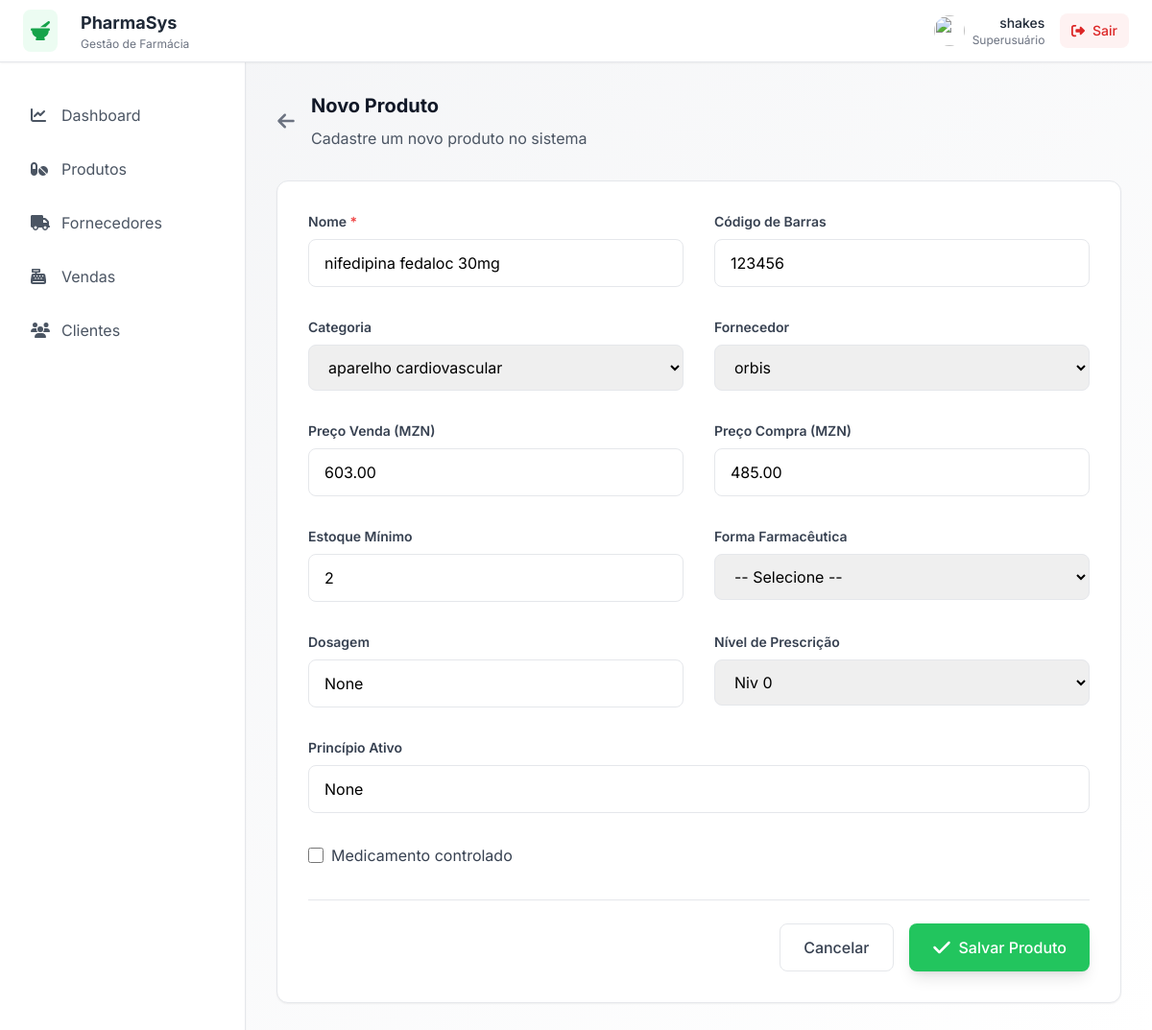
Screenshot of /productos/1/editar/ (signed in) with the database file from the repository.
### productos/models.py (models this page shows, shortened)
class Produto(models.Model):
    nome = models.CharField(max_length=100)
    categoria = models.ForeignKey(Categoria, on_delete=models.SET_NULL, null=True)
    fornecedor = models.ForeignKey(Fornecedor, on_delete=models.SET_NULL, null=True)
    codigo_barras = models.CharField(max_length=50, unique=True, null=True, blank=True)
    preco_venda = models.DecimalField(max_digits=10, decimal_places=2)
    preco_compra = models.DecimalField(max_digits=10, decimal_places=2)
    estoque_minimo = models.PositiveIntegerField(default=10)
    FORMA_FARMACEUTICA_CHOICES = [
        ('comprimido', 'Comprimido'),
        ('capsula', 'Cápsula'),
        ('xarope', 'Xarope'),
        ('injecao', 'Injetável'),
        ('pomada', 'Pomada'),
        ('supositorio', 'Supositório'),
        ('spray', 'Spray'),
        ('outro', 'Outro'),
    ]
    forma_farmaceutica = models.CharField(
        max_length=50,
        choices=FORMA_FARMACEUTICA_CHOICES,
        blank=True,
        null=True
    )
    dosagem = models.CharField(max_length=50, blank=True, null=True)
    NIVEL_PRESCRICAO_CHOICES = [
        ('niv0', 'Niv 0'),
        ('niv1', 'Niv 1'),
        ('niv2', 'Niv 2'),
        ('niv3', 'Niv 3'),
        ('niv4', 'Niv 4'),
    ]
    nivel_prescricao = models.CharField(
        max_length=50,
        choices=NIVEL_PRESCRICAO_CHOICES,
        default='niv0',
        blank=True,
        null=True
    )
    principio_ativo = models.CharField(max_length=100, blank=True, null=True)
    controlado = models.BooleanField(default=False)  # Só relevante se for medicamento

### productos/views.py (the view, shortened to what this page needs)
# urls.py: path("<int:producto_id>/editar/", views.editar_producto, name="editar_producto"),
@login_required
def editar_producto(request, producto_id):
    producto = get_object_or_404(Produto, pk=producto_id)
    categorias = Categoria.objects.all()
    fornecedores = Fornecedor.objects.all()
    context = {'producto': producto,
               "categorias": categorias,
               "fornecedores": fornecedores
               }
    return render(request, 'productos/novo_produto.html', context)

### core/context_processors.py (called while the page is built)
def request_is_secure(request):
    return {'is_secure': request.is_secure()}

### productos/templates/productos/novo_produto.html (shortened to what this page needs)
{% extends 'main.html' %}
{% block content %}
    {% include 'navbar.html' %}
    <div class="flex-1 ml-64 p-8" id="main-content">
            <div class="mb-8" id="page-header">
                <div class="flex items-center mb-4">
                    <button onclick="window.history.back()"
                            class="text-gray-500 hover:text-gray-700 mr-4 transition-colors">
                        <i class="text-lg">
                            <svg aria-hidden="true" class="w-5 h-5" viewBox="0 0 448 512">
                                <path d="M9.4 233.4c-12.5 12.5-12.5 32.8
                            0 45.3l160 160c12.5 12.5 32.8 12.5
                            45.3 0s12.5-32.8 0-45.3L109.2
                            288H416c17.7 0 32-14.3
                            32-32s-14.3-32-32-32H109.2l105.5-105.4c12.5-12.5
                            12.5-32.8 0-45.3s-32.8-12.5-45.3
                            0l-160 160z" fill="currentColor"/>
                            </svg>
                        </i>
                    </button>
                    <div>
                        <h2 class="text-xl font-bold text-gray-900 mb-2">Novo Produto</h2>
                        <p class="text-gray-600">Cadastre um novo produto no sistema</p>
                    </div>
                </div>
            </div>
            <div class="bg-white rounded-xl shadow-sm border border-pharmacy-gray p-8">
                <form method="post" enctype="multipart/form-data">
                    <div class="grid grid-cols-1 lg:grid-cols-2 gap-8">
                        <div>
                            <label class="block text-sm font-semibold text-gray-700 mb-2">Nome <span
                                    class="text-red-500">*</span></label>
                            <input type="text" name="nome" required value="{{ producto.nome }}"
                                   class="w-full px-4 py-3 border rounded-lg border-pharmacy-gray focus:ring-2 focus:ring-pharmacy-green focus:outline-none">
                        </div>
                        <div>
                            <label class="block text-sm font-semibold text-gray-700 mb-2">Código de Barras </label>
                            <input type="text" name="codigo_barras" required value="{{ producto.codigo_barras }}"
                                   class="w-full px-4 py-3 border rounded-lg border-pharmacy-gray focus:ring-2 focus:ring-pharmacy-green focus:outline-none">
                        </div>
                        <div>
                            <label class="block text-sm font-semibold text-gray-700 mb-2">Categoria</label>
                            <select name="categoria"
                                    class="w-full px-4 py-3 border rounded-lg border-pharmacy-gray focus:ring-2 focus:ring-pharmacy-green focus:outline-none">
                                {% for categoria in categorias %}
                                    <option value="{{ categoria.id }}">{{ categoria.nome }}</option>
                                {% endfor %}
                            </select>
                        </div>
                        <div>
                            <label class="block text-sm font-semibold text-gray-700 mb-2">Fornecedor</label>
                            <select name="fornecedor"
                                    class="w-full px-4 py-3 border rounded-lg border-pharmacy-gray focus:ring-2 focus:ring-pharmacy-green focus:outline-none">
                                {% for fornecedor in fornecedores %}
                                    <option value="{{ fornecedor.id }}">{{ fornecedor.nome }}</option>
                                {% endfor %}
                            </select>
                        </div>
                        <div>
                            <label class="block text-sm font-semibold text-gray-700 mb-2">Preço Venda (MZN)</label>
                            <input type="number" step="0.01" name="preco_venda" value="{{ producto.preco_venda }}"
                                   class="w-full px-4 py-3 border rounded-lg border-pharmacy-gray focus:ring-2 focus:ring-pharmacy-green focus:outline-none">
                        </div>
                        <div>
                            <label class="block text-sm font-semibold text-gray-700 mb-2">Preço Compra (MZN)</label>
                            <input type="number" step="0.01" name="preco_compra" value="{{ producto.preco_compra }}"
                                   class="w-full px-4 py-3 border rounded-lg border-pharmacy-gray focus:ring-2 focus:ring-pharmacy-green focus:outline-none">
                        </div>
                        <div>
                            <label class="block text-sm font-semibold text-gray-700 mb-2">Estoque Mínimo</label>
                            <input type="number" name="estoque_minimo" value="{{ producto.estoque_minimo }}"
                                   class="w-full px-4 py-3 border rounded-lg border-pharmacy-gray focus:ring-2 focus:ring-pharmacy-green focus:outline-none">
                        </div>
                        <div>
                            <label class="block text-sm font-semibold text-gray-700 mb-2">Forma Farmacêutica</label>
                            <select name="forma_farmaceutica"
                                    class="w-full px-4 py-3 border rounded-lg border-pharmacy-gray focus:ring-2 focus:ring-pharmacy-green focus:outline-none">
                                <option value="">-- Selecione --</option>
                            </select>
                        </div>
                        <div>
                            <label class="block text-sm font-semibold text-gray-700 mb-2">Dosagem</label>
                            <input type="text" name="dosagem" placeholder="Ex: 500mg, 20mg/mL" value="{{ producto.dosagem }}"
                                   class="w-full px-4 py-3 border rounded-lg border-pharmacy-gray focus:ring-2 focus:ring-pharmacy-green focus:outline-none">
                        </div>
                        <div>
                            <label class="block text-sm font-semibold text-gray-700 mb-2">Nível de Prescrição</label>
                            <select name="nivel_prescricao"
                                    class="w-full px-4 py-3 border rounded-lg border-pharmacy-gray focus:ring-2 focus:ring-pharmacy-green focus:outline-none">
                                <option value="niv0">Niv 0</option>
                            </select>
                        </div>
                        <div class="lg:col-span-2">
                            <label class="block text-sm font-semibold text-gray-700 mb-2">Princípio Ativo</label>
                            <input type="text" name="principio_ativo" value="{{ producto.principio_ativo }}"
                                   class="w-full px-4 py-3 border rounded-lg border-pharmacy-gray focus:ring-2 focus:ring-pharmacy-green focus:outline-none">
                        </div>
                        <div class="lg:col-span-2">
                            <label class="inline-flex items-center">
                                <input type="checkbox" name="controlado"
                                       class="w-4 h-4 text-pharmacy-green border-gray-300 rounded">
                                <span class="ml-2 text-gray-700">Medicamento controlado</span>
                            </label>
                        </div>
                    </div>
                    <div class="flex justify-end space-x-4 mt-8 pt-6 border-t border-pharmacy-gray">
                        <a href="{% url 'productos_list' %}"
                           class="px-6 py-3 border border-pharmacy-gray text-gray-700 rounded-lg hover:bg-gray-50 transition-colors font-medium flex items-center">
                            Cancelar
                        </a>
                        <button type="submit"
                                class="px-6 py-3 bg-pharmacy-green hover:bg-pharmacy-green-dark text-white rounded-lg transition-colors font-medium flex items-center shadow-lg">
                            <svg class="mr-2 w-5 h-5" viewBox="0 0 448 512" fill="currentColor">
                                <path d="M438.6 105.4c12.5 12.5
                            12.5 32.8 0 45.3l-256 256c-12.5
                            12.5-32.8 12.5-45.3
                            0l-128-128c-12.5-12.5-12.5-32.8
                            0-45.3s32.8-12.5 45.3 0L160
                            338.7 393.4 105.4c12.5-12.5
                            32.8-12.5 45.3 0z"/>
                            </svg>
                            Salvar Produto
                        </button>
                    </div>
                </form>
            </div>
        </div>
{% endblock %}

### templates/navbar.html (shortened to what this page needs)
<div class="bg-white shadow-sm border-b border-pharmacy-gray fixed w-full z-40" id="header">
    <div class="flex justify-between items-center h-16 px-6">
        <div class="flex items-center" id="nav-logo">
            <div class="bg-pharmacy-green-light/10 p-2 rounded-lg mr-3">
                <i class="text-pharmacy-green-dark text-xl" data-fa-i2svg="">
                </i>
            </div>
            <div class="ml-3">
                <h1 class="text-lg font-bold text-gray-800">PharmaSys</h1>
                <p class="text-xs text-gray-500">Gestão de Farmácia</p>
            </div>
        </div>
        <div class="flex items-center space-x-4" id="nav-user">
            <div class="flex items-center space-x-2">
                <img class="w-8 h-8 rounded-full"
                     src="https://storage.googleapis.com/uxpilot-auth.appspot.com/avatars/avatar-1.jpg">
                <div class="text-right">
                    <p class="text-sm font-medium text-gray-800">{{ request.user.username }}</p>
                    <p class="text-xs text-gray-500">
                        {% if request.user.is_superuser %}
                            Superusuário
                        {% elif request.user.is_staff %}
                            Staff
                        {% elif request.user.is_active %}
                            Usuário activo
                        {% else %}
                            Inactivo
                        {% endif %}
                    </p>
                </div>
            </div>
            <form method="post" action="{% url 'logout' %}">
                <button type="submit"
                        class="bg-red-50 hover:bg-red-100 text-red-600 px-3 py-2 rounded-lg text-sm font-medium transition-colors">
                    <i class="mr-1" data-fa-i2svg="">
                    </i>
                    Sair
                </button>
            </form>
        </div>
    </div>
</div>
<div class="flex pt-16">
    <div class="w-64 bg-white shadow-sm border-r border-pharmacy-gray fixed h-full" id="sidebar">
        <nav class="mt-8 px-4">
            <div class="space-y-2">
                <a class="flex items-center px-4 py-3 text-gray-600 hover:bg-pharmacy-green-light/10 hover:text-pharmacy-green-dark rounded-lg transition-colors cursor-pointer"
                   href="{% url 'dashboard' %}">
                    <i class="mr-3 w-5" data-fa-i2svg="">
                    </i>
                    Dashboard
                </a>
                <a class="flex items-center px-4 py-3 text-gray-600 hover:bg-pharmacy-green-light/10 hover:text-pharmacy-green-dark rounded-lg transition-colors cursor-pointer"
                   href="{% url 'productos_list' %}">
                    <i class="mr-3 w-5" data-fa-i2svg="">
                    </i>
                    Produtos
                </a>
                <a class="flex items-center px-4 py-3 text-gray-600 hover:bg-pharmacy-green-light/10 hover:text-pharmacy-green-dark rounded-lg transition-colors cursor-pointer"
                   href="{% url 'listar_fornecedores' %}">
                    <i class="mr-3 w-5" data-fa-i2svg="">
                    </i>
                    Fornecedores
                </a>
                <a href="{% url 'listar_vendas' %}"
                   class="flex items-center px-4 py-3 text-gray-600 hover:bg-pharmacy-green-light/10 hover:text-pharmacy-green-dark rounded-lg transition-colors cursor-pointer">
                    <i class="mr-3 w-5" data-fa-i2svg="">
                    </i>
                    Vendas
                </a>
                <a class="flex items-center px-4 py-3 text-gray-600 hover:bg-pharmacy-green-light/10 hover:text-pharmacy-green-dark rounded-lg transition-colors cursor-pointer"
                   href="{% url 'listar_cliente' %}">
                    <i class="mr-3 w-5" data-fa-i2svg="">
                    </i>
                    Clientes
                </a>
            </div>
        </nav>
    </div>
</div>

### templates/main.html (style rules this page uses)
* { font-family: 'Inter', sans-serif; }

### rows the page displays
Produto: nome "nifedipina fedaloc 30mg", codigo_barras "123456", preco_venda "603.00", preco_compra "485.00", estoque_minimo "2", dosagem "None", principio_ativo "None"

### other values shown
{{ request.user.username }} "shakes"
form field categoria "aparelho cardiovascular"
form field fornecedor "orbis"
